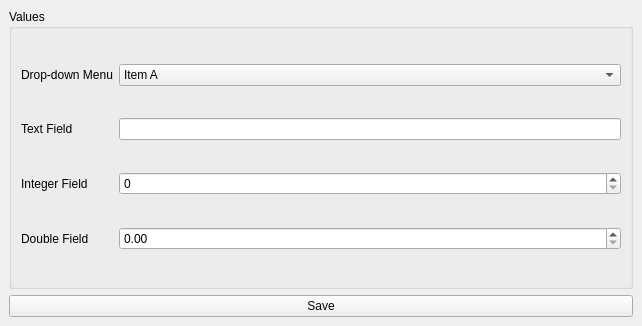
<?xml version="1.0" encoding="UTF-8"?>
<ui version="4.0">
 <class>MainWindow</class>
 <widget class="QMainWindow" name="MainWindow">
  <property name="geometry">
   <rect>
    <x>0</x>
    <y>0</y>
    <width>642</width>
    <height>326</height>
   </rect>
  </property>
  <property name="windowTitle">
   <string>example GUI using pyqt4</string>
  </property>
  <widget class="QWidget" name="centralwidget">
   <layout class="QGridLayout" name="gridLayout_2">
    <item row="0" column="0">
     <layout class="QGridLayout" name="gridLayout">
      <item row="1" column="0">
       <widget class="QGroupBox" name="groupBox_3">
        <property name="title">
         <string>Values</string>
        </property>
        <layout class="QGridLayout" name="gridLayout_5">
         <item row="1" column="1">
          <widget class="QLineEdit" name="text_entry">
           <property name="readOnly">
            <bool>false</bool>
           </property>
          </widget>
         </item>
         <item row="1" column="0">
          <widget class="QLabel" name="label">
           <property name="text">
            <string>Text Field</string>
           </property>
          </widget>
         </item>
         <item row="2" column="0">
          <widget class="QLabel" name="label_2">
           <property name="text">
            <string>Integer Field</string>
           </property>
          </widget>
         </item>
         <item row="2" column="1">
          <widget class="QSpinBox" name="spin_integer"/>
         </item>
         <item row="3" column="1">
          <widget class="QDoubleSpinBox" name="spin_double"/>
         </item>
         <item row="3" column="0">
          <widget class="QLabel" name="label_3">
           <property name="text">
            <string>Double Field</string>
           </property>
          </widget>
         </item>
         <item row="0" column="1">
          <widget class="QComboBox" name="dropdown">
           <item>
            <property name="text">
             <string>Item A</string>
            </property>
           </item>
           <item>
            <property name="text">
             <string>Item B</string>
            </property>
           </item>
           <item>
            <property name="text">
             <string>Item C</string>
            </property>
           </item>
          </widget>
         </item>
         <item row="0" column="0">
          <widget class="QLabel" name="label_4">
           <property name="text">
            <string>Drop-down Menu</string>
           </property>
          </widget>
         </item>
        </layout>
       </widget>
      </item>
      <item row="2" column="0">
       <widget class="QPushButton" name="save">
        <property name="text">
         <string>Save</string>
        </property>
       </widget>
      </item>
     </layout>
    </item>
   </layout>
  </widget>
 </widget>
 <tabstops>
  <tabstop>text_entry</tabstop>
 </tabstops>
 <resources/>
 <connections/>
</ui>
